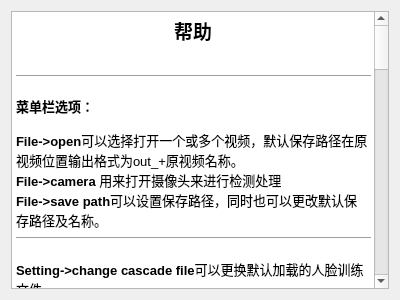
<?xml version="1.0" encoding="UTF-8"?>
<ui version="4.0">
 <class>Dialog_help</class>
 <widget class="QDialog" name="Dialog_help">
  <property name="geometry">
   <rect>
    <x>0</x>
    <y>0</y>
    <width>400</width>
    <height>300</height>
   </rect>
  </property>
  <property name="windowTitle">
   <string>帮助</string>
  </property>
  <property name="windowIcon">
   <iconset>
    <normaloff>res/a128.ico</normaloff>res/a128.ico</iconset>
  </property>
  <layout class="QGridLayout" name="gridLayout">
   <item row="0" column="0">
    <layout class="QHBoxLayout" name="horizontalLayout">
     <item>
      <layout class="QVBoxLayout" name="verticalLayout_2">
       <item>
        <widget class="QTextBrowser" name="textBrowser">
         <property name="html">
          <string>&lt;!DOCTYPE HTML PUBLIC &quot;-//W3C//DTD HTML 4.0//EN&quot; &quot;http://www.w3.org/TR/REC-html40/strict.dtd&quot;&gt;
&lt;html&gt;&lt;head&gt;&lt;meta name=&quot;qrichtext&quot; content=&quot;1&quot; /&gt;&lt;style type=&quot;text/css&quot;&gt;
p, li { white-space: pre-wrap; }
&lt;/style&gt;&lt;/head&gt;&lt;body style=&quot; font-family:'SimSun'; font-size:9pt; font-weight:400; font-style:normal;&quot;&gt;
&lt;p align=&quot;center&quot; style=&quot; margin-top:0px; margin-bottom:0px; margin-left:0px; margin-right:0px; -qt-block-indent:0; text-indent:0px;&quot;&gt;&lt;span style=&quot; font-size:14pt; font-weight:600;&quot;&gt;帮助&lt;/span&gt;&lt;/p&gt;
&lt;p align=&quot;center&quot; style=&quot;-qt-paragraph-type:empty; margin-top:0px; margin-bottom:0px; margin-left:0px; margin-right:0px; -qt-block-indent:0; text-indent:0px; font-size:14pt; font-weight:600;&quot;&gt;&lt;br /&gt;&lt;/p&gt;
&lt;hr width=&quot;100%&quot;/&gt;
&lt;p style=&quot;-qt-paragraph-type:empty; margin-top:0px; margin-bottom:0px; margin-left:0px; margin-right:0px; -qt-block-indent:0; text-indent:0px; font-weight:600; text-decoration: underline;&quot;&gt;&lt;br /&gt;&lt;/p&gt;
&lt;p style=&quot; margin-top:0px; margin-bottom:0px; margin-left:0px; margin-right:0px; -qt-block-indent:0; text-indent:0px;&quot;&gt;&lt;span style=&quot; font-family:'Arial,Verdana'; font-size:10pt; font-weight:600; color:#000000;&quot;&gt;菜单栏选项：&lt;/span&gt;&lt;/p&gt;
&lt;p style=&quot;-qt-paragraph-type:empty; margin-top:0px; margin-bottom:0px; margin-left:0px; margin-right:0px; -qt-block-indent:0; text-indent:0px;&quot;&gt;&lt;br /&gt;&lt;/p&gt;
&lt;p style=&quot; margin-top:0px; margin-bottom:0px; margin-left:0px; margin-right:0px; -qt-block-indent:0; text-indent:0px;&quot;&gt;&lt;span style=&quot; font-family:'Arial,Verdana'; font-size:10pt; font-weight:600; color:#000000;&quot;&gt;File-&amp;gt;open&lt;/span&gt;&lt;span style=&quot; font-family:'Arial,Verdana'; font-size:10pt; color:#000000;&quot;&gt;可以选择打开一个或多个视频，默认保存路径在原视频位置输出格式为out_+原视频名称。&lt;/span&gt;&lt;/p&gt;
&lt;p style=&quot; margin-top:0px; margin-bottom:0px; margin-left:0px; margin-right:0px; -qt-block-indent:0; text-indent:0px;&quot;&gt;&lt;span style=&quot; font-family:'Arial,Verdana'; font-size:10pt; font-weight:600; color:#000000;&quot;&gt;File-&amp;gt;camera&lt;/span&gt;&lt;span style=&quot; font-family:'Arial,Verdana'; font-size:10pt; color:#000000;&quot;&gt; 用来打开摄像头来进行检测处理&lt;/span&gt;&lt;/p&gt;
&lt;p style=&quot; margin-top:0px; margin-bottom:0px; margin-left:0px; margin-right:0px; -qt-block-indent:0; text-indent:0px;&quot;&gt;&lt;span style=&quot; font-family:'Arial,Verdana'; font-size:10pt; font-weight:600; color:#000000;&quot;&gt;File-&amp;gt;save path&lt;/span&gt;&lt;span style=&quot; font-family:'Arial,Verdana'; font-size:10pt; color:#000000;&quot;&gt;可以设置保存路径，同时也可以更改默认保存路径及名称。&lt;/span&gt;&lt;/p&gt;
&lt;hr /&gt;
&lt;p style=&quot;-qt-paragraph-type:empty; margin-top:0px; margin-bottom:0px; margin-left:0px; margin-right:0px; -qt-block-indent:0; text-indent:0px; font-family:'Arial,Verdana'; font-size:10pt; color:#000000;&quot;&gt;&lt;br /&gt;&lt;/p&gt;
&lt;p style=&quot; margin-top:0px; margin-bottom:0px; margin-left:0px; margin-right:0px; -qt-block-indent:0; text-indent:0px;&quot;&gt;&lt;span style=&quot; font-family:'Arial,Verdana'; font-size:10pt; font-weight:600; color:#000000;&quot;&gt;Setting-&amp;gt;change cascade file&lt;/span&gt;&lt;span style=&quot; font-family:'Arial,Verdana'; font-size:10pt; color:#000000;&quot;&gt;可以更换默认加载的人脸训练文件。&lt;/span&gt;&lt;/p&gt;
&lt;p style=&quot; margin-top:0px; margin-bottom:0px; margin-left:0px; margin-right:0px; -qt-block-indent:0; text-indent:0px;&quot;&gt;&lt;span style=&quot; font-family:'Arial,Verdana'; font-size:10pt; font-weight:600; color:#000000;&quot;&gt;Setting-&amp;gt;change nestedCascade file&lt;/span&gt;&lt;span style=&quot; font-family:'Arial,Verdana'; font-size:10pt; color:#000000;&quot;&gt; 可以更换默认要显示的人脸特征部位训练文件。&lt;/span&gt;&lt;/p&gt;
&lt;p style=&quot; margin-top:0px; margin-bottom:0px; margin-left:0px; margin-right:0px; -qt-block-indent:0; text-indent:0px;&quot;&gt;&lt;span style=&quot; font-family:'Arial,Verdana'; font-size:10pt; font-weight:600; color:#000000;&quot;&gt;Setting-&amp;gt;turn on confignition &lt;/span&gt;&lt;span style=&quot; font-family:'Arial,Verdana'; font-size:10pt; color:#000000;&quot;&gt;可以打开人脸识别&lt;/span&gt;&lt;/p&gt;
&lt;p style=&quot; margin-top:0px; margin-bottom:0px; margin-left:0px; margin-right:0px; -qt-block-indent:0; text-indent:0px;&quot;&gt;&lt;span style=&quot; font-family:'Arial,Verdana'; font-size:10pt; font-weight:600; color:#000000;&quot;&gt;Setting-&amp;gt;turn off confignition&lt;/span&gt;&lt;span style=&quot; font-family:'Arial,Verdana'; font-size:10pt; color:#000000;&quot;&gt; 可以关闭人脸识别&lt;/span&gt;&lt;/p&gt;
&lt;hr /&gt;
&lt;p style=&quot;-qt-paragraph-type:empty; margin-top:0px; margin-bottom:0px; margin-left:0px; margin-right:0px; -qt-block-indent:0; text-indent:0px; font-family:'Arial,Verdana'; font-size:10pt; color:#000000;&quot;&gt;&lt;br /&gt;&lt;/p&gt;
&lt;p style=&quot; margin-top:0px; margin-bottom:0px; margin-left:0px; margin-right:0px; -qt-block-indent:0; text-indent:0px;&quot;&gt;&lt;span style=&quot; font-family:'Arial,Verdana'; font-size:10pt; font-weight:600; color:#000000;&quot;&gt;Train-&amp;gt;Save camera faces&lt;/span&gt;&lt;span style=&quot; font-family:'Arial,Verdana'; font-size:10pt; color:#000000;&quot;&gt; 是可以保存摄像头拍摄的人脸&lt;/span&gt;&lt;/p&gt;
&lt;p style=&quot; margin-top:0px; margin-bottom:0px; margin-left:0px; margin-right:0px; -qt-block-indent:0; text-indent:0px;&quot;&gt;&lt;span style=&quot; font-family:'Arial,Verdana'; font-size:10pt; font-weight:600; color:#000000;&quot;&gt;Train-&amp;gt;Save video faces&lt;/span&gt;&lt;span style=&quot; font-family:'Arial,Verdana'; font-size:10pt; color:#000000;&quot;&gt; 是可以保存视频中的人脸&lt;/span&gt;&lt;/p&gt;
&lt;p style=&quot; margin-top:0px; margin-bottom:0px; margin-left:0px; margin-right:0px; -qt-block-indent:0; text-indent:0px;&quot;&gt;&lt;span style=&quot; font-family:'Arial,Verdana'; font-size:10pt; font-weight:600; color:#000000;&quot;&gt;Train-&amp;gt;Auto images train&lt;/span&gt;&lt;span style=&quot; font-family:'Arial,Verdana'; font-size:10pt; color:#000000;&quot;&gt; 是用来自动训练上述保存的人脸&lt;/span&gt;&lt;/p&gt;
&lt;p style=&quot; margin-top:0px; margin-bottom:0px; margin-left:0px; margin-right:0px; -qt-block-indent:0; text-indent:0px;&quot;&gt;&lt;span style=&quot; font-family:'Arial,Verdana'; font-size:10pt; font-weight:600; color:#000000;&quot;&gt;Train-&amp;gt;Train with CSV&lt;/span&gt;&lt;span style=&quot; font-family:'Arial,Verdana'; font-size:10pt; color:#000000;&quot;&gt; 是使用CSV的方式即读入保存路径的TXT文件来进行训练&lt;/span&gt;&lt;/p&gt;
&lt;hr /&gt;
&lt;p style=&quot;-qt-paragraph-type:empty; margin-top:0px; margin-bottom:0px; margin-left:0px; margin-right:0px; -qt-block-indent:0; text-indent:0px; font-family:'Arial,Verdana'; font-size:10pt; color:#000000;&quot;&gt;&lt;br /&gt;&lt;/p&gt;
&lt;p style=&quot; margin-top:0px; margin-bottom:0px; margin-left:0px; margin-right:0px; -qt-block-indent:0; text-indent:0px;&quot;&gt;&lt;span style=&quot; font-family:'Arial,Verdana'; font-size:10pt; font-weight:600; color:#000000;&quot;&gt;Tracking-&amp;gt;Camera Mode&lt;/span&gt;&lt;span style=&quot; font-family:'Arial,Verdana'; font-size:10pt; color:#000000;&quot;&gt; 可以打开摄像头划定选中区域进行跟踪&lt;/span&gt;&lt;/p&gt;
&lt;p style=&quot; margin-top:0px; margin-bottom:0px; margin-left:0px; margin-right:0px; -qt-block-indent:0; text-indent:0px;&quot;&gt;&lt;span style=&quot; font-family:'Arial,Verdana'; font-size:10pt; font-weight:600; color:#000000;&quot;&gt;Tracking-&amp;gt;Video Mode&lt;/span&gt;&lt;span style=&quot; font-family:'Arial,Verdana'; font-size:10pt; color:#000000;&quot;&gt; 是可以打开视频来划定选定区域进行跟踪&lt;/span&gt;&lt;/p&gt;
&lt;hr /&gt;
&lt;p style=&quot;-qt-paragraph-type:empty; margin-top:0px; margin-bottom:0px; margin-left:0px; margin-right:0px; -qt-block-indent:0; text-indent:0px; font-family:'Arial,Verdana'; font-size:10pt; color:#000000;&quot;&gt;&lt;br /&gt;&lt;/p&gt;
&lt;p style=&quot; margin-top:0px; margin-bottom:0px; margin-left:0px; margin-right:0px; -qt-block-indent:0; text-indent:0px;&quot;&gt;&lt;span style=&quot; font-family:'Arial,Verdana'; font-size:10pt; font-weight:600; color:#000000;&quot;&gt;ClearAndEnd-&amp;gt;Clear Screen And End&lt;/span&gt;&lt;span style=&quot; font-family:'Arial,Verdana'; font-size:10pt; color:#000000;&quot;&gt;是可以来进行清屏或者结束当前训练或检测&lt;/span&gt;&lt;/p&gt;
&lt;p style=&quot; margin-top:0px; margin-bottom:0px; margin-left:0px; margin-right:0px; -qt-block-indent:0; text-indent:0px;&quot;&gt;&lt;span style=&quot; font-family:'Arial,Verdana'; font-size:10pt; color:#000000;&quot;&gt;	&lt;/span&gt;&lt;/p&gt;
&lt;hr /&gt;
&lt;p style=&quot; margin-top:0px; margin-bottom:0px; margin-left:0px; margin-right:0px; -qt-block-indent:0; text-indent:0px;&quot;&gt;&lt;span style=&quot; font-family:'Arial,Verdana'; font-size:10pt; font-weight:600; color:#000000;&quot;&gt;Help-&amp;gt;Help&lt;/span&gt;&lt;span style=&quot; font-family:'Arial,Verdana'; font-size:10pt; color:#000000;&quot;&gt; 查看帮助。&lt;/span&gt;&lt;/p&gt;
&lt;p style=&quot;-qt-paragraph-type:empty; margin-top:0px; margin-bottom:0px; margin-left:0px; margin-right:0px; -qt-block-indent:0; text-indent:0px; font-family:'Arial,Verdana'; font-size:10pt; color:#000000;&quot;&gt;&lt;br /&gt;&lt;/p&gt;
&lt;hr /&gt;
&lt;p style=&quot; margin-top:0px; margin-bottom:0px; margin-left:0px; margin-right:0px; -qt-block-indent:0; text-indent:0px;&quot;&gt;&lt;span style=&quot; font-family:'Arial,Verdana'; font-size:10pt; font-weight:600; color:#000000;&quot;&gt;中间显示窗体：&lt;/span&gt;&lt;/p&gt;
&lt;p style=&quot;-qt-paragraph-type:empty; margin-top:0px; margin-bottom:0px; margin-left:0px; margin-right:0px; -qt-block-indent:0; text-indent:0px; font-family:'Arial,Verdana'; font-size:10pt; font-weight:600; color:#000000;&quot;&gt;&lt;br /&gt;&lt;/p&gt;
&lt;p style=&quot; margin-top:0px; margin-bottom:0px; margin-left:0px; margin-right:0px; -qt-block-indent:0; text-indent:0px;&quot;&gt;&lt;span style=&quot; font-family:'Arial,Verdana'; font-size:10pt; font-weight:600; color:#000000;&quot;&gt;左窗体&lt;/span&gt;&lt;span style=&quot; font-family:'Arial,Verdana'; font-size:10pt; color:#000000;&quot;&gt;显示原视频，&lt;/span&gt;&lt;/p&gt;
&lt;p style=&quot; margin-top:0px; margin-bottom:0px; margin-left:0px; margin-right:0px; -qt-block-indent:0; text-indent:0px;&quot;&gt;&lt;span style=&quot; font-family:'Arial,Verdana'; font-size:10pt; font-weight:600; color:#000000;&quot;&gt;右窗体&lt;/span&gt;&lt;span style=&quot; font-family:'Arial,Verdana'; font-size:10pt; color:#000000;&quot;&gt;显示实时处理视频，默认不加载视频时显示No Video。&lt;/span&gt;&lt;/p&gt;
&lt;p style=&quot;-qt-paragraph-type:empty; margin-top:0px; margin-bottom:0px; margin-left:0px; margin-right:0px; -qt-block-indent:0; text-indent:0px; font-family:'Arial,Verdana'; font-size:10pt; color:#000000;&quot;&gt;&lt;br /&gt;&lt;/p&gt;
&lt;hr /&gt;
&lt;p style=&quot; margin-top:0px; margin-bottom:0px; margin-left:0px; margin-right:0px; -qt-block-indent:0; text-indent:0px;&quot;&gt;&lt;span style=&quot; font-family:'Arial,Verdana'; font-size:10pt; font-weight:600; color:#000000;&quot;&gt;下面显示部件&lt;/span&gt;&lt;span style=&quot; font-family:'Arial,Verdana'; font-size:10pt; color:#000000;&quot;&gt;：&lt;/span&gt;&lt;/p&gt;
&lt;p style=&quot;-qt-paragraph-type:empty; margin-top:0px; margin-bottom:0px; margin-left:0px; margin-right:0px; -qt-block-indent:0; text-indent:0px; font-family:'Arial,Verdana'; font-size:10pt; color:#000000;&quot;&gt;&lt;br /&gt;&lt;/p&gt;
&lt;p style=&quot; margin-top:0px; margin-bottom:0px; margin-left:0px; margin-right:0px; -qt-block-indent:0; text-indent:0px;&quot;&gt;&lt;span style=&quot; font-family:'Arial,Verdana'; font-size:10pt; color:#000000;&quot;&gt;倒数第二行左边显示的&lt;/span&gt;&lt;span style=&quot; font-family:'Arial,Verdana'; font-size:10pt; font-weight:600; color:#000000;&quot;&gt;Detection Time: 0 ms&lt;/span&gt;&lt;span style=&quot; font-family:'Arial,Verdana'; font-size:10pt; color:#000000;&quot;&gt;表示当前处理视频帧的耗时，&lt;/span&gt;&lt;/p&gt;
&lt;p style=&quot; margin-top:0px; margin-bottom:0px; margin-left:0px; margin-right:0px; -qt-block-indent:0; text-indent:0px;&quot;&gt;&lt;span style=&quot; font-family:'Arial,Verdana'; font-size:10pt; color:#000000;&quot;&gt;中间的&lt;/span&gt;&lt;span style=&quot; font-family:'Arial,Verdana'; font-size:10pt; font-weight:600; color:#000000;&quot;&gt;进度条&lt;/span&gt;&lt;span style=&quot; font-family:'Arial,Verdana'; font-size:10pt; color:#000000;&quot;&gt;显示当前视频处理的进度，&lt;/span&gt;&lt;/p&gt;
&lt;p style=&quot; margin-top:0px; margin-bottom:0px; margin-left:0px; margin-right:0px; -qt-block-indent:0; text-indent:0px;&quot;&gt;&lt;span style=&quot; font-family:'Arial,Verdana'; font-size:10pt; font-weight:600; color:#000000;&quot;&gt;进度条上面&lt;/span&gt;&lt;span style=&quot; font-family:'Arial,Verdana'; font-size:10pt; color:#000000;&quot;&gt;是预判断显示相似度的百分比，&lt;/span&gt;&lt;/p&gt;
&lt;p style=&quot; margin-top:0px; margin-bottom:0px; margin-left:0px; margin-right:0px; -qt-block-indent:0; text-indent:0px;&quot;&gt;&lt;span style=&quot; font-family:'Arial,Verdana'; font-size:10pt; color:#000000;&quot;&gt;右边的&lt;/span&gt;&lt;span style=&quot; font-family:'Arial,Verdana'; font-size:10pt; font-weight:600; color:#000000;&quot;&gt;Frame Num: 0&lt;/span&gt;&lt;span style=&quot; font-family:'Arial,Verdana'; font-size:10pt; color:#000000;&quot;&gt;表示当前处理到视频的第几帧。&lt;/span&gt;&lt;/p&gt;
&lt;p style=&quot;-qt-paragraph-type:empty; margin-top:0px; margin-bottom:0px; margin-left:0px; margin-right:0px; -qt-block-indent:0; text-indent:0px; font-family:'Arial,Verdana'; font-size:10pt; color:#000000;&quot;&gt;&lt;br /&gt;&lt;/p&gt;
&lt;hr /&gt;
&lt;p style=&quot; margin-top:0px; margin-bottom:0px; margin-left:0px; margin-right:0px; -qt-block-indent:0; text-indent:0px;&quot;&gt;&lt;span style=&quot; font-family:'Arial,Verdana'; font-size:10pt; color:#000000;&quot;&gt;最后一行图标：&lt;/span&gt;&lt;/p&gt;
&lt;p style=&quot;-qt-paragraph-type:empty; margin-top:0px; margin-bottom:0px; margin-left:0px; margin-right:0px; -qt-block-indent:0; text-indent:0px; font-family:'Arial,Verdana'; font-size:10pt; color:#000000;&quot;&gt;&lt;br /&gt;&lt;/p&gt;
&lt;p style=&quot; margin-top:0px; margin-bottom:0px; margin-left:0px; margin-right:0px; -qt-block-indent:0; text-indent:0px;&quot;&gt;&lt;span style=&quot; font-family:'Arial,Verdana'; font-size:10pt; color:#000000;&quot;&gt;从左往右：&lt;/span&gt;&lt;span style=&quot; font-family:'Arial,Verdana'; font-size:10pt; font-weight:600; color:#000000;&quot;&gt;叉叉的按钮&lt;/span&gt;&lt;span style=&quot; font-family:'Arial,Verdana'; font-size:10pt; color:#000000;&quot;&gt;表示关闭左边显示窗体也可以恢复，&lt;/span&gt;&lt;/p&gt;
&lt;p style=&quot; margin-top:0px; margin-bottom:0px; margin-left:0px; margin-right:0px; -qt-block-indent:0; text-indent:0px;&quot;&gt;&lt;span style=&quot; font-family:'Arial,Verdana'; font-size:10pt; font-weight:600; color:#000000;&quot;&gt;加号的按钮&lt;/span&gt;&lt;span style=&quot; font-family:'Arial,Verdana'; font-size:10pt; color:#000000;&quot;&gt;表示添加一个视频文件默认不输出，&lt;/span&gt;&lt;/p&gt;
&lt;p style=&quot; margin-top:0px; margin-bottom:0px; margin-left:0px; margin-right:0px; -qt-block-indent:0; text-indent:0px;&quot;&gt;&lt;span style=&quot; font-family:'Arial,Verdana'; font-size:10pt; color:#000000;&quot;&gt;类似播放器的&lt;/span&gt;&lt;span style=&quot; font-family:'Arial,Verdana'; font-size:10pt; font-weight:600; color:#000000;&quot;&gt;播放按钮&lt;/span&gt;&lt;span style=&quot; font-family:'Arial,Verdana'; font-size:10pt; color:#000000;&quot;&gt;表示处理视频，&lt;/span&gt;&lt;/p&gt;
&lt;p style=&quot; margin-top:0px; margin-bottom:0px; margin-left:0px; margin-right:0px; -qt-block-indent:0; text-indent:0px;&quot;&gt;&lt;span style=&quot; font-family:'Arial,Verdana'; font-size:10pt; color:#000000;&quot;&gt;最后一个设置按钮按下可以打开一个对话框，里面有许多参数设置。&lt;/span&gt;&lt;/p&gt;
&lt;p style=&quot;-qt-paragraph-type:empty; margin-top:0px; margin-bottom:0px; margin-left:0px; margin-right:0px; -qt-block-indent:0; text-indent:0px; font-family:'Arial,Verdana'; font-size:10pt; color:#000000;&quot;&gt;&lt;br /&gt;&lt;/p&gt;
&lt;hr /&gt;
&lt;p style=&quot; margin-top:0px; margin-bottom:0px; margin-left:0px; margin-right:0px; -qt-block-indent:0; text-indent:0px;&quot;&gt;&lt;span style=&quot; font-family:'Arial,Verdana'; font-size:10pt; font-weight:600; color:#000000;&quot;&gt;参数设置&lt;/span&gt;&lt;span style=&quot; font-family:'Arial,Verdana'; font-size:10pt; color:#000000;&quot;&gt;对话框：&lt;/span&gt;&lt;/p&gt;
&lt;p style=&quot;-qt-paragraph-type:empty; margin-top:0px; margin-bottom:0px; margin-left:0px; margin-right:0px; -qt-block-indent:0; text-indent:0px; font-family:'Arial,Verdana'; font-size:10pt; color:#000000;&quot;&gt;&lt;br /&gt;&lt;/p&gt;
&lt;p style=&quot; margin-top:0px; margin-bottom:0px; margin-left:0px; margin-right:0px; -qt-block-indent:0; text-indent:0px;&quot;&gt;&lt;span style=&quot; font-family:'Arial,Verdana'; font-size:10pt; font-weight:600; color:#000000;&quot;&gt;对比度和亮度&lt;/span&gt;&lt;span style=&quot; font-family:'Arial,Verdana'; font-size:10pt; color:#000000;&quot;&gt;的调整分别处理视频的对比度和亮度。&lt;/span&gt;&lt;/p&gt;
&lt;p style=&quot; margin-top:0px; margin-bottom:0px; margin-left:0px; margin-right:0px; -qt-block-indent:0; text-indent:0px;&quot;&gt;&lt;span style=&quot; font-family:'Arial,Verdana'; font-size:10pt; font-weight:600; color:#000000;&quot;&gt;缩放值&lt;/span&gt;&lt;span style=&quot; font-family:'Arial,Verdana'; font-size:10pt; color:#000000;&quot;&gt;得调整可以缩小处理视频帧的大小从而加快检测速度，但准确度也会有一定的影响。&lt;/span&gt;&lt;/p&gt;
&lt;p style=&quot; margin-top:0px; margin-bottom:0px; margin-left:0px; margin-right:0px; -qt-block-indent:0; text-indent:0px;&quot;&gt;&lt;span style=&quot; font-family:'Arial,Verdana'; font-size:10pt; font-weight:600; color:#000000;&quot;&gt;阈值&lt;/span&gt;&lt;span style=&quot; font-family:'Arial,Verdana'; font-size:10pt; color:#000000;&quot;&gt;的调整可以在后面情景检测处理中使二值化图像贴近理想状态。&lt;/span&gt;&lt;/p&gt;
&lt;p style=&quot; margin-top:0px; margin-bottom:0px; margin-left:0px; margin-right:0px; -qt-block-indent:0; text-indent:0px;&quot;&gt;&lt;span style=&quot; font-family:'Arial,Verdana'; font-size:10pt; font-weight:600; color:#000000;&quot;&gt;自动判断摄像头是否固定&lt;/span&gt;&lt;span style=&quot; font-family:'Arial,Verdana'; font-size:10pt; color:#000000;&quot;&gt;可以自动检测视频是属于摄像头固定还是摄像头不固定的场景。&lt;/span&gt;&lt;/p&gt;
&lt;p style=&quot; margin-top:0px; margin-bottom:0px; margin-left:0px; margin-right:0px; -qt-block-indent:0; text-indent:0px;&quot;&gt;&lt;span style=&quot; font-family:'Arial,Verdana'; font-size:10pt; font-weight:600; color:#000000;&quot;&gt;建模方法&lt;/span&gt;&lt;span style=&quot; font-family:'Arial,Verdana'; font-size:10pt; color:#000000;&quot;&gt;是后面情景检测中使用的建模方法，具体可以百度，默认使用mog高斯建模。&lt;/span&gt;&lt;/p&gt;
&lt;p style=&quot; margin-top:0px; margin-bottom:0px; margin-left:0px; margin-right:0px; -qt-block-indent:0; text-indent:0px;&quot;&gt;&lt;span style=&quot; font-family:'Arial,Verdana'; font-size:10pt; font-weight:600; color:#000000;&quot;&gt;自动情景检测&lt;/span&gt;&lt;span style=&quot; font-family:'Arial,Verdana'; font-size:10pt; color:#000000;&quot;&gt;可以自动判断视频中的情景。&lt;/span&gt;&lt;/p&gt;
&lt;p style=&quot; margin-top:0px; margin-bottom:0px; margin-left:0px; margin-right:0px; -qt-block-indent:0; text-indent:0px;&quot;&gt;&lt;span style=&quot; font-family:'Arial,Verdana'; font-size:10pt; font-weight:600; color:#000000;&quot;&gt;情景检测&lt;/span&gt;&lt;span style=&quot; font-family:'Arial,Verdana'; font-size:10pt; color:#000000;&quot;&gt;分为背景不动和运动检测，前者背景是静止物体，后者背景是有点运动的类似树叶在飘的背景场景。&lt;/span&gt;&lt;/p&gt;
&lt;p style=&quot; margin-top:0px; margin-bottom:0px; margin-left:0px; margin-right:0px; -qt-block-indent:0; text-indent:0px;&quot;&gt;&lt;span style=&quot; font-family:'Arial,Verdana'; font-size:10pt; font-weight:600; color:#000000;&quot;&gt;特征部位标记&lt;/span&gt;&lt;span style=&quot; font-family:'Arial,Verdana'; font-size:10pt; color:#000000;&quot;&gt;表示指定脸部特征标记。&lt;/span&gt;&lt;/p&gt;
&lt;p style=&quot; margin-top:0px; margin-bottom:0px; margin-left:0px; margin-right:0px; -qt-block-indent:0; text-indent:0px;&quot;&gt;&lt;span style=&quot; font-family:'Arial,Verdana'; font-size:10pt; font-weight:600; color:#000000;&quot;&gt;误检筛选&lt;/span&gt;&lt;span style=&quot; font-family:'Arial,Verdana'; font-size:10pt; color:#000000;&quot;&gt;表示是否使用人脸特征部位筛选不属于人类的误检区域。&lt;/span&gt;&lt;/p&gt;
&lt;p style=&quot; margin-top:0px; margin-bottom:0px; margin-left:0px; margin-right:0px; -qt-block-indent:0; text-indent:0px;&quot;&gt;&lt;span style=&quot; font-family:'Arial,Verdana'; font-size:10pt; font-weight:600; color:#000000;&quot;&gt;背景模型更新&lt;/span&gt;&lt;span style=&quot; font-family:'Arial,Verdana'; font-size:10pt; color:#000000;&quot;&gt;表示在情景检测中是否更新背景模型。&lt;/span&gt;&lt;/p&gt;
&lt;p style=&quot; margin-top:0px; margin-bottom:0px; margin-left:0px; margin-right:0px; -qt-block-indent:0; text-indent:0px;&quot;&gt;&lt;span style=&quot; font-family:'Arial,Verdana'; font-size:10pt; font-weight:600; color:#000000;&quot;&gt;平滑处理&lt;/span&gt;&lt;span style=&quot; font-family:'Arial,Verdana'; font-size:10pt; color:#000000;&quot;&gt;表示情景检测中是否对二值化的图像进行平滑处理。&lt;/span&gt;&lt;/p&gt;
&lt;hr /&gt;&lt;/body&gt;&lt;/html&gt;</string>
         </property>
        </widget>
       </item>
      </layout>
     </item>
    </layout>
   </item>
  </layout>
 </widget>
 <resources/>
 <connections/>
</ui>
